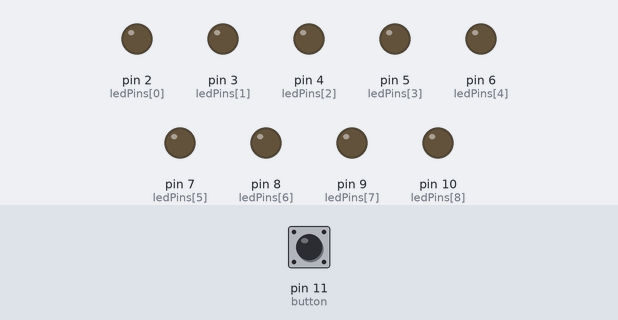
This sketch was run on a simulated Arduino Uno, built with avr-gcc and run on an emulated ATmega328P. Shown: output pins drawn as LEDs (lit = HIGH). The inputs (shaded band) are chosen by the test bench; at power-on: pin 11 (button) HIGH. Random numbers use the default seed unless the sketch sets one.

Above: at 1.2 s.
1.3 s: pin 11 (button) pulled LOW for 1 s
At 3.1 s:
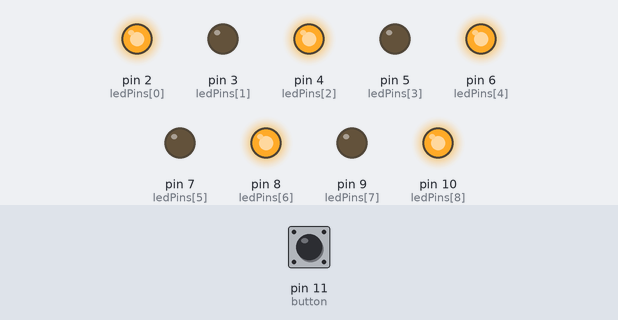
4.3 s: pin 11 (button) pulled LOW for 0.15 s
At 4.8 s:
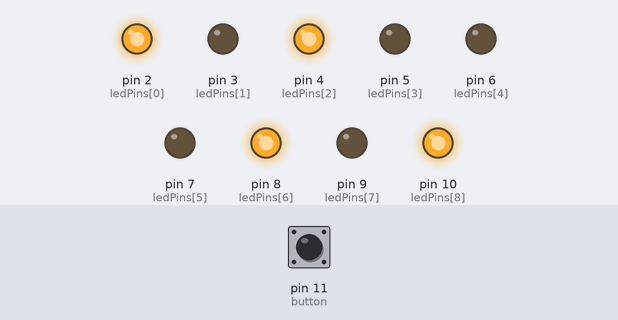
5.9 s: pin 11 (button) pulled LOW for 3.2 s
At 9.6 s:
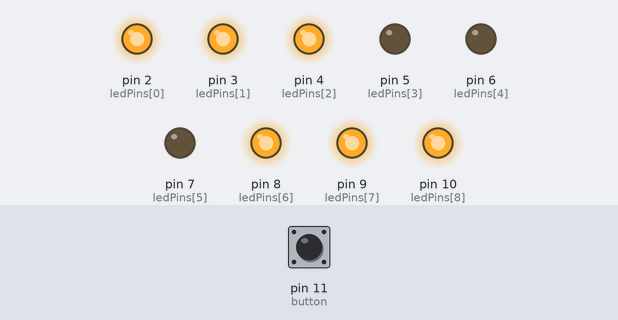
Timing chart, 0 to 11.1 s (numbered marks = the images above; inputs shaded):
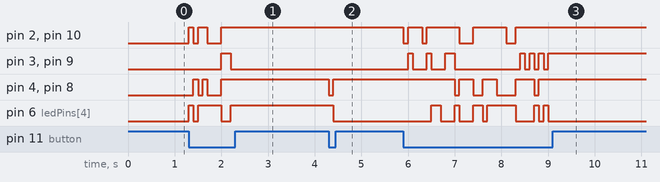

The sketch:

Dice_Roll.ino
```cpp
//Simple Dice roll siualtion using a 3x3 led matrix and a randomizer for the output dice roll

int ledPins[9] = {2, 3, 4, 5, 6, 7, 8, 9, 10};

//Dice patterns for the led matrix:

int dicePatterns[6][9] = {
  {0, 0, 0, 0, 1, 0, 0, 0, 0}, //Number 1
  {0, 0, 1, 0, 0, 0, 1, 0, 0}, //Number 2
  {1, 0, 0, 0, 1, 0, 0, 0, 1}, //Number 3
  {1, 0, 1, 0, 0, 0, 1, 0, 1}, //Number 4
  {1, 0, 1, 0, 1, 0, 1, 0, 1}, //Number 5
  {1, 1, 1, 0, 0, 0, 1, 1, 1}, //Number 6
};

//The leds on collums 3 and 5 are awalls 0


int button = 11;

void setup() {
  for (int i =0; i < 9; i++) {
    pinMode(ledPins[i], OUTPUT);
    digitalWrite(ledPins[i], LOW);
  };
  randomSeed(analogRead(0));
  pinMode(button, INPUT_PULLUP);  //
}

void loop() {
  if (digitalRead(button) == LOW) {
    rollTheDice();
    delay(100);
  };
}

void rollTheDice() {
  int result = 0;
  result = random(0, 6);
  for (int i = 0; i < 9; i++)
  {
  digitalWrite(ledPins[i], dicePatterns[result][i]);
  }
  }
```

Measured:
- after the input at 1.3 s, pin 2 (ledPins[0]): goes HIGH 0.10 s, LOW 0.10 s, HIGH 0.20 s, LOW 0.30 s, then HIGH, starting at once; pin 3 (ledPins[1]): LOW → HIGH after 0.70 s, → LOW 0.20 s later
- after the input at 4.3 s, pin 4 (ledPins[2]), pin 8 (ledPins[6]): HIGH → LOW at once, → HIGH 0.10 s later; pin 6 (ledPins[4]): HIGH → LOW after 0.10 s
- after the input at 5.9 s, pin 2 (ledPins[0]): HIGH → LOW at once, → HIGH 0.10 s later, → LOW 0.30 s later, → HIGH 0.10 s later, … (8 changes in this stretch); pin 3 (ledPins[1]): LOW → HIGH after 0.10 s, → LOW 0.10 s later, → HIGH 0.30 s later, → LOW 0.10 s later, … (13 changes in this stretch)
